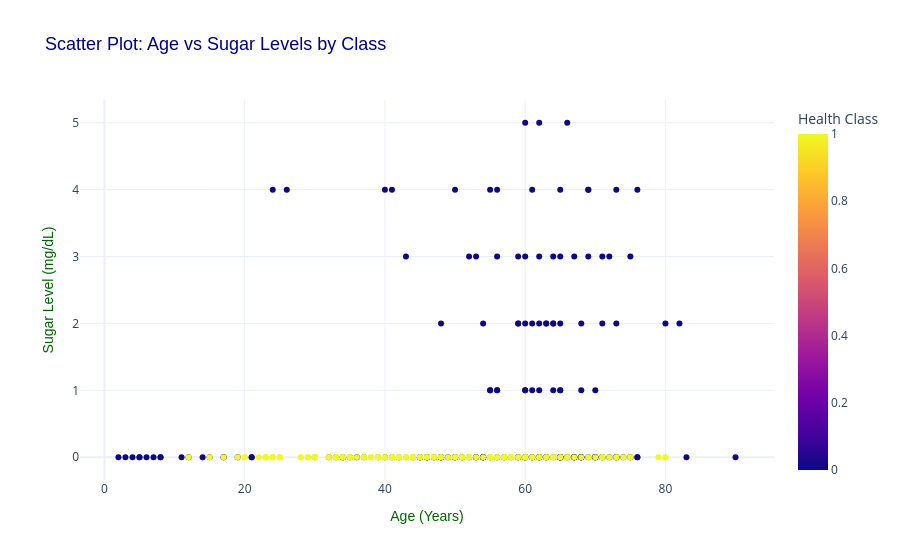

Here is the notebook cell this chart was saved with:
### Code cell
import plotly.express as px

# Using a professional color palette for the "class" column
fig = px.scatter(
    df, 
    x="age", 
    y="sugar", 
    color="class",
    color_discrete_sequence=px.colors.qualitative.Set2,  # Professional categorical palette
    title="Scatter Plot: Age vs Sugar Levels by Class",
    labels={
        "age": "Age (Years)",
        "sugar": "Sugar Level (mg/dL)",
        "class": "Health Class"
    },
    template="plotly_white"  # Use a clean template for professional visuals
)

# Customize layout for better appearance
fig.update_layout(
    title_font=dict(size=18, family="Arial", color="darkblue"),
    xaxis_title_font=dict(size=14, family="Arial", color="darkgreen"),
    yaxis_title_font=dict(size=14, family="Arial", color="darkgreen"),
    legend_title_font=dict(size=14, family="Arial", color="navy"),
    legend=dict(bordercolor="black", borderwidth=1, bgcolor="rgba(255, 255, 255, 0.9)")
)

# Display the scatter plot
fig.show()

### Figure 1 — Plotly figure (JSON) as saved in the notebook; plotly's stock layout.template omitted (floating-point values rounded to 4 significant figures; data arrays with more than 128 entries replaced by an {"elided": "..."} marker saying what was removed)
{"data": [{"hovertemplate": "Age (Years)=%{x}<br>Sugar Level (mg/dL)=%{y}<br>Health Class=%{marker.color}<extra></extra>", "legendgroup": "", "marker": {"color": {"elided": "400 int values"}, "coloraxis": "coloraxis", "symbol": "circle"}, "mode": "markers", "name": "", "orientation": "v", "showlegend": false, "type": "scatter", "x": {"elided": "400 int values"}, "xaxis": "x", "y": {"elided": "400 int values"}, "yaxis": "y"}], "layout": {"coloraxis": {"colorbar": {"title": {"text": "Health Class"}}, "colorscale": [[0, "#0d0887"], [0.1111, "#46039f"], [0.2222, "#7201a8"], [0.3333, "#9c179e"], [0.4444, "#bd3786"], [0.5556, "#d8576b"], [0.6667, "#ed7953"], [0.7778, "#fb9f3a"], [0.8889, "#fdca26"], [1, "#f0f921"]]}, "legend": {"bgcolor": "rgba(255, 255, 255, 0.9)", "bordercolor": "black", "borderwidth": 1, "title": {"font": {"color": "navy", "family": "Arial", "size": 14}}, "tracegroupgap": 0}, "title": {"font": {"color": "darkblue", "family": "Arial", "size": 18}, "text": "Scatter Plot: Age vs Sugar Levels by Class"}, "xaxis": {"anchor": "y", "domain": [0, 1], "title": {"font": {"color": "darkgreen", "family": "Arial", "size": 14}, "text": "Age (Years)"}}, "yaxis": {"anchor": "x", "domain": [0, 1], "title": {"font": {"color": "darkgreen", "family": "Arial", "size": 14}, "text": "Sugar Level (mg/dL)"}}}}
